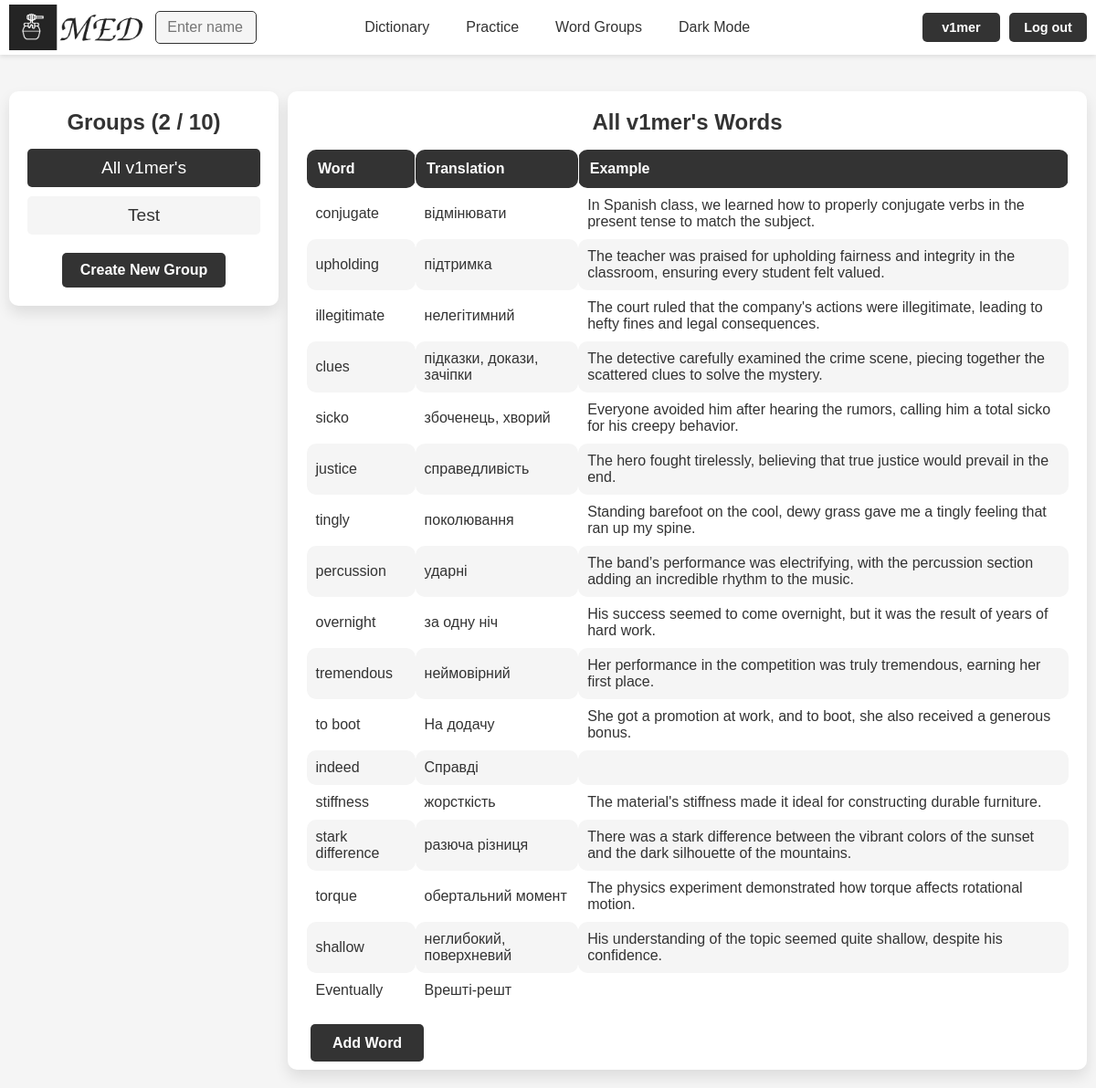
The app's page /groups/11/ (signed in) with its own data.
### med/models.py (models this page shows, shortened)
class WordGroup(models.Model):
    name = models.CharField(max_length=100)
    words = models.ManyToManyField(Word, blank=True)
    user = models.ForeignKey(User, on_delete=models.CASCADE)
    is_main = models.BooleanField(verbose_name='main', default=False)
    class Meta:
        ordering = ['name']
        indexes = [
            models.Index(fields=['name'])
        ]

class Word(models.Model):
    word = models.CharField(max_length=100)
    translation = models.CharField(max_length=100)
    example = models.TextField(blank=True)
    time_create = models.DateTimeField(auto_now_add=True)
    time_update = models.DateTimeField(auto_now=True)
    user = models.ForeignKey(User, on_delete=models.CASCADE)
    is_favourite = models.BooleanField(default=False)
    class Meta:
        ordering = ['-time_create', 'word']
        indexes = [
            models.Index(fields=['-time_create'])
        ]

### med/views.py (the view)
# urls.py: path('groups/<int:group_id>/', views.GroupWordsView.as_view(), name='group_words'),
class GroupWordsView(ListView):
    model = Word
    template_name = 'med/groups.html'
    context_object_name = 'words'
    paginate_by = 25
    def is_main(self):
        group_id = self.kwargs.get('group_id')
        is_main = get_object_or_404(WordGroup, id=group_id, user=self.request.user).is_main
        return is_main
    def get_name(self):
        group_id = self.kwargs.get('group_id')
        name = get_object_or_404(WordGroup, id=group_id, user=self.request.user).name
        return name
    def get_context_data(self, **kwargs):
        context = super().get_context_data(**kwargs)
        context['title'] = "Groups"
        context['title1'] = f"{self.get_name()} Words"
        context['groups'] = WordGroup.objects.filter(user=self.request.user).order_by('-is_main', 'name')
        context['len_groups'] = context['groups'].count()
        context['is_main'] = self.is_main()
        context['group_id'] = self.kwargs.get('group_id')
        context['is_group'] = True
        context['words_f_g'] = True
        context['max_group_count'] = MAX_GROUP_COUNT
        return context
    def get_queryset(self):
        group_id = self.kwargs.get('group_id')
        group = get_object_or_404(WordGroup, id=group_id, user=self.request.user)
        return group.words.all()

### med/templates/med/groups.html (shortened to what this page needs)
{% extends "base.html" %}
{% block content %}
<div class="group-container">
    <div class="group-list">
        <h2>{{ title }} ({{ len_groups }} / {{ max_group_count }}) </h2>
        <div class="group-blocks">
            {% for group in groups %}
            {% if group.id == group_id %}
                <div class="group-block group-block-selected">
                    <p>{{ group.name }}</p>
                </div>
            {% else %}
                <a href="{% url 'group_words' group.id %}">
                    <div class="group-block">
                        <p>{{ group.name }}</p>
                    </div>
                </a>
            {% endif %}
            {% endfor %}
        </div>
        {% if len_groups < max_group_count %}
            <a href="{% url 'create_group' %}" class="buttons">Create New Group</a>
        {% endif %}
    </div>
    <div class="word-list-container">
        <h2>{{ title1 }}</h2>
        {% if is_group %}
        {% if words %}
            <table class="word_table group-table">
                <thead>
                    <tr>
                        <th>Word</th>
                        <th>Translation</th>
                        <th>Example</th>
                    </tr>
                </thead>
                <tbody>
                    {% for word in words %}
                        <tr>
                            <td>{{ word.word }}</td>
                            <td>{{ word.translation }}</td>
                            <td>{{ word.example }}</td>
                        </tr>
                    {% endfor %}
                </tbody>
            </table>
        {% else %}
            <p>No words in this group.</p>
        {% endif %}
        {% endif %}
        {% if is_group %}
        <div class="buttons groups-buttons">
            <div class="add_word">
                {% if is_main %}
                <a href="{% url 'addword' %}" class="add-word-button">Add Word</a>
                {% else %}
                <a href="{% url 'words' request.user.username %}" class="add-word-button">Add Word</a>
                <a href="#" class="add-word-button" onclick="deleteSelectedWords(); return false;">Delete Selected</a>
                {% endif %}
            </div>
        </div>
        {% endif %}
    </div>
</div>
{% endblock %}

### templates/base.html (shortened to what this page needs)
{% load static %}
<!DOCTYPE html>
<html lang="en">
<head>
    <link rel="stylesheet" type="text/css" href="{% static 'med/css/styles.css' %}">
</head>
<body>
<header>
    {% if user.is_authenticated %}
    <div class="logo_container">
        {% if is_profile or is_dict %}
            {% if is_my_profile or is_my_dict %}
                <a href="{% url 'profile' user.username %}">
                    <img id="logo_img" src="{% static 'med/img/base/light_logo.png' %}"
                         data-light-src="{% static 'med/img/base/light_logo.png' %}"
                         data-dark-src="{% static 'med/img/base/dark_logo.png' %}" alt="MED Logo">
                </a>
            {% else %}
                <a href="{% url 'profile' logged_user.username %}">
                    <img id="logo_img" src="{% static 'med/img/base/light_logo.png' %}"
                         data-light-src="{% static 'med/img/base/light_logo.png' %}"
                         data-dark-src="{% static 'med/img/base/dark_logo.png' %}" alt="MED Logo">
                </a>
            {% endif %}
        {% else %}
            <a href="{% url 'profile' user.username %}">
                <img id="logo_img" src="{% static 'med/img/base/light_logo.png' %}"
                     data-light-src="{% static 'med/img/base/light_logo.png' %}"
                     data-dark-src="{% static 'med/img/base/dark_logo.png' %}" alt="MED Logo">
            </a>
        {% endif %}
    </div>
    {% else %}
    <div class="logo_container">
        <a href="{% url 'home' %}"><img id="logo_img" src="{% static 'med/img/base/light_logo.png' %}" data-light-src="{% static 'med/img/base/light_logo.png' %}" data-dark-src="{% static 'med/img/base/dark_logo.png' %}" alt="MED Logo"></a>
    </div>
    {% endif %}
    <nav class="nav-items" id="nav-items">
            {% if user.is_authenticated %}
                <div class="nav-left">
                {% if not is_search %}
                <form method="get" action="{% url 'user_search' %}" class="search-form">
                    <input type="text" name="q" placeholder="Enter name" required class="search-input">
                </form>
                {% endif %}
                </div>
        <div class="nav-center">
                {% if is_my_dict %}
                <a href="{% url 'words' user.username %}">Dictionary</a>
                {% else %}
                <a href="{% url 'words' request.user.username %}">Dictionary</a>
                {% endif %}
                <a href="{% url 'practice' %}">Practice</a>
                <a href="{% url 'groups' %}">Word Groups</a>
            {% else %}
            <div class="nav-left"></div>
            <div class="nav-center">
                <a href="{% url 'login' %}">Dictionary</a>
                <a href="{% url 'login' %}">Practice</a>
                <a href="{% url 'login' %}">Word Groups</a>
                {% endif %}
                <a href="#" id="theme-toggle-dark">Dark Mode</a>
            </div>
        {% if request.user.is_authenticated %}
        <div class="buttons">
            {% if is_profile or is_dict %}
                {% if is_my_profile or is_my_dict %}
                <a href="{% url 'profile' user.username %}">{{request.user.username}}</a>
                {% else %}
                <a href="{% url 'profile' logged_user.username %}">{{request.user.username}}</a>
                {% endif %}
            {% else %}
                <a href="{% url 'profile' user.username %}">{{request.user.username}}</a>
            {% endif %}
            <a href="{% url 'logout' %}">Log out</a>
        </div>
        {% else %}
        <div class="buttons">
            <a href="{% url 'login' %}">Log in</a>
            <a href="{% url 'register' %}">Register</a>
        </div>
        {% endif %}
    </nav>
</header>
<div class="container">
    {% block content %}
    {% endblock %}
</div>
</body>
</html>

### records on screen
WordGroup: name "All v1mer's"
WordGroup: name "Test"
Word: word "conjugate", translation "відмінювати", example "In Spanish class, we learned how to properly conjugate verbs in the present tense to match the subject."
Word: word "upholding", translation "підтримка", example "The teacher was praised for upholding fairness and integrity in the classroom, ensuring every student felt valued."
Word: word "illegitimate", translation "нелегітимний", example "The court ruled that the company's actions were illegitimate, leading to hefty fines and legal consequences."
Word: word "clues", translation "підказки, докази, зачіпки", example "The detective carefully examined the crime scene, piecing together the scattered clues to solve the mystery."
Word: word "sicko", translation "збоченець, хворий", example "Everyone avoided him after hearing the rumors, calling him a total sicko for his creepy behavior."
Word: word "justice", translation "справедливість", example "The hero fought tirelessly, believing that true justice would prevail in the end."
Word: word "tingly", translation "поколювання", example "Standing barefoot on the cool, dewy grass gave me a tingly feeling that ran up my spine."
Word: word "percussion", translation "ударні", example "The band’s performance was electrifying, with the percussion section adding an incredible rhythm to the music."
Word: word "overnight", translation "за одну ніч", example "His success seemed to come overnight, but it was the result of years of hard work."
Word: word "tremendous", translation "неймовірний", example "Her performance in the competition was truly tremendous, earning her first place."
Word: word "to boot", translation "На додачу", example "She got a promotion at work, and to boot, she also received a generous bonus."
Word: word "indeed", translation "Справді"
Word: word "stiffness", translation "жорсткість", example "The material's stiffness made it ideal for constructing durable furniture."
Word: word "stark difference", translation "разюча різниця", example "There was a stark difference between the vibrant colors of the sunset and the dark silhouette of the mountains."
Word: word "torque", translation "обертальний момент", example "The physics experiment demonstrated how torque affects rotational motion."
Word: word "shallow", translation "неглибокий, поверхневий", example "His understanding of the topic seemed quite shallow, despite his confidence."
Word: word "Eventually", translation "Врешті-решт"

### other values on screen
{{ request.user.username }} "v1mer"
{{ title }} "Groups"
{{ len_groups }} "2"
{{ max_group_count }} "10"
{{ title1 }} "All v1mer's Words"
